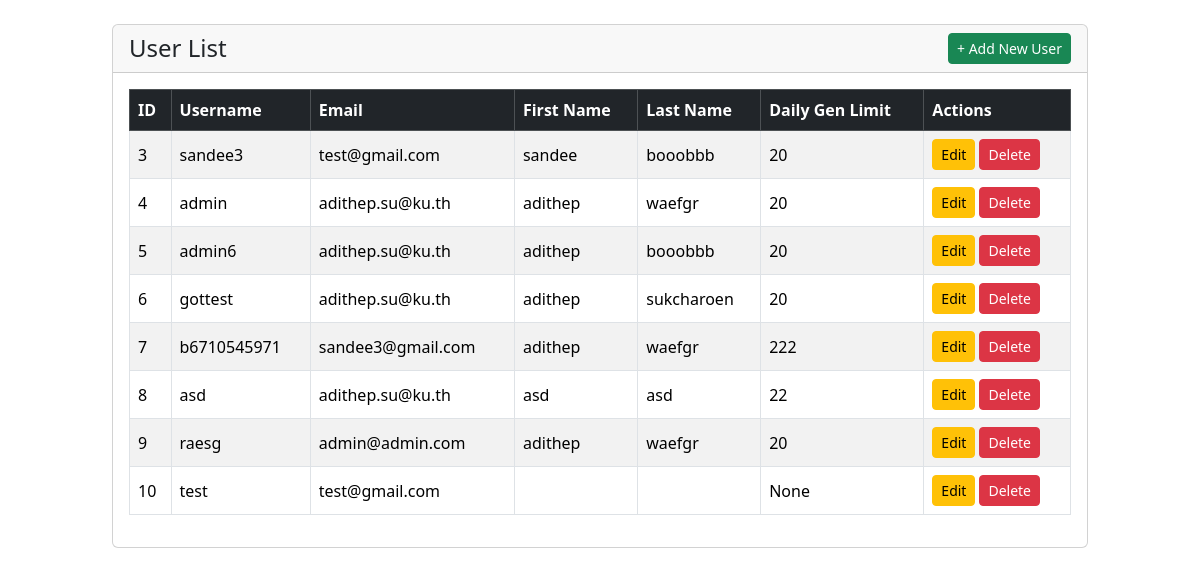
Page /read-user on the earlier database version.
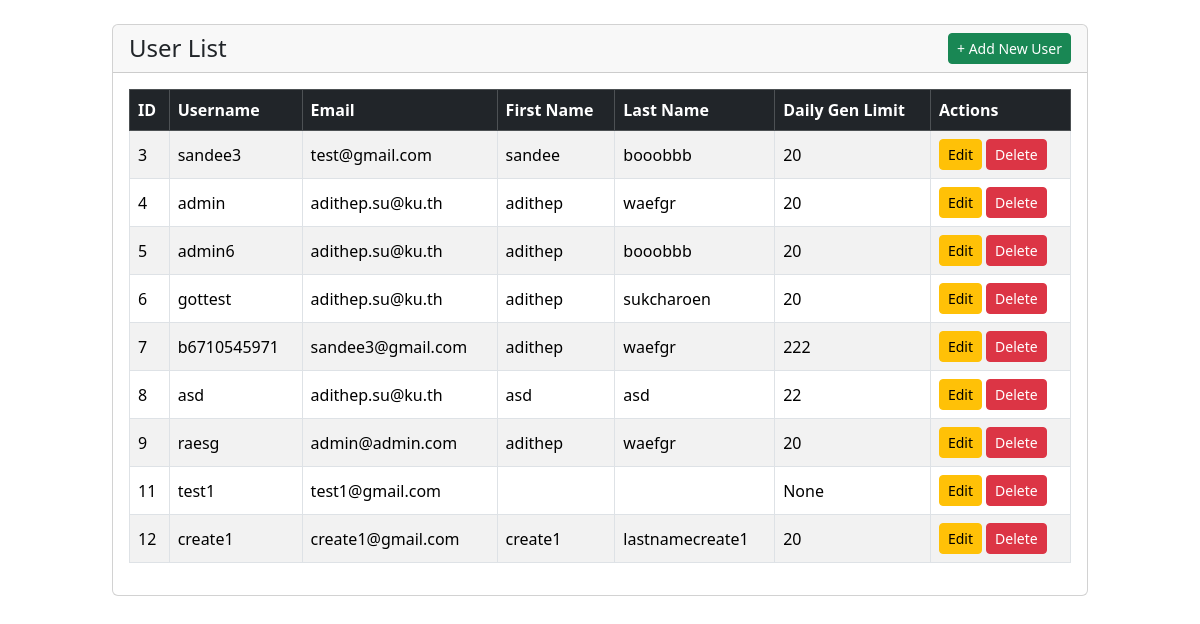
Same page on the later database version.
### user/models.py (models this page shows, shortened)
class User(AbstractUser):
    daily_gen_count = models.IntegerField(blank=True, null=True)
    class Meta:
        db_table = "user"

### user/views.py (the view)
# urls.py: path('read-user', read_user, name="read_user"),
def read_user(request):
    users = User.objects.all()
    return render(request, "user/read-user.html", {"users": users})

### user/templates/user/read-user.html (shortened to what this page needs)
<!doctype html>
<html lang="en">
    <head>
        <link href="https://cdn.jsdelivr.net/npm/bootstrap@5.3.8/dist/css/bootstrap.min.css" rel="stylesheet" />
    </head>
    <body>
        <div class="container-fluid mt-4">
            <div class="row">
                <div class="col-10 offset-1">
                    <div class="card">
                        <div class="card-header d-flex justify-content-between align-items-center">
                            <h4 class="mb-0">User List</h4>
                            <a href="{% url 'create_user' %}" class="btn btn-sm btn-success">+ Add New User</a>
                        </div>
                        <div class="card-body">
                            <div class="table-responsive">
                                <table class="table table-striped table-hover table-bordered align-middle">
                                    <thead class="table-dark">
                                        <tr>
                                            <th scope="col">ID</th>
                                            <th scope="col">Username</th>
                                            <th scope="col">Email</th>
                                            <th scope="col">First Name</th>
                                            <th scope="col">Last Name</th>
                                            <th scope="col">Daily Gen Limit</th>
                                            <th scope="col">Actions</th>
                                        </tr>
                                    </thead>
                                    <tbody>
                                        {% for user in users %}
                                            <tr>
                                                <td>{{ user.id }}</td>
                                                <td>{{ user.username }}</td>
                                                <td>{{ user.email }}</td>
                                                <td>{{ user.first_name }}</td>
                                                <td>{{ user.last_name }}</td>
                                                <td>{{ user.daily_gen_count }}</td>
                                                <td>
                                                    <div class="d-flex gap-1">
                                                        <a href="{% url 'update_user' user.id %}" class="btn btn-sm btn-warning">Edit</a>
                                                        <a href="{% url 'delete_user' user.id %}" class="btn btn-sm btn-danger">Delete</a>
                                                    </div>
                                                </td>
                                            </tr>
                                        {% empty %}
                                            <tr>
                                                <td colspan="7" class="text-center text-muted py-3">
                                                    No users found in the database.
                                                </td>
                                            </tr>
                                        {% endfor %}
                                    </tbody>
                                </table>
                            </div>
                        </div>
                    </div>
                </div>
            </div>
        </div>
    </body>
</html>

Differences in the rows shown:
removed User: id "10", username "test", email "test@gmail.com", daily_gen_count "None"
added User: id "11", username "test1", email "test1@gmail.com", daily_gen_count "None"
added User: id "12", username "create1", email "create1@gmail.com", first_name "create1", last_name "lastnamecreate1", daily_gen_count "20"
